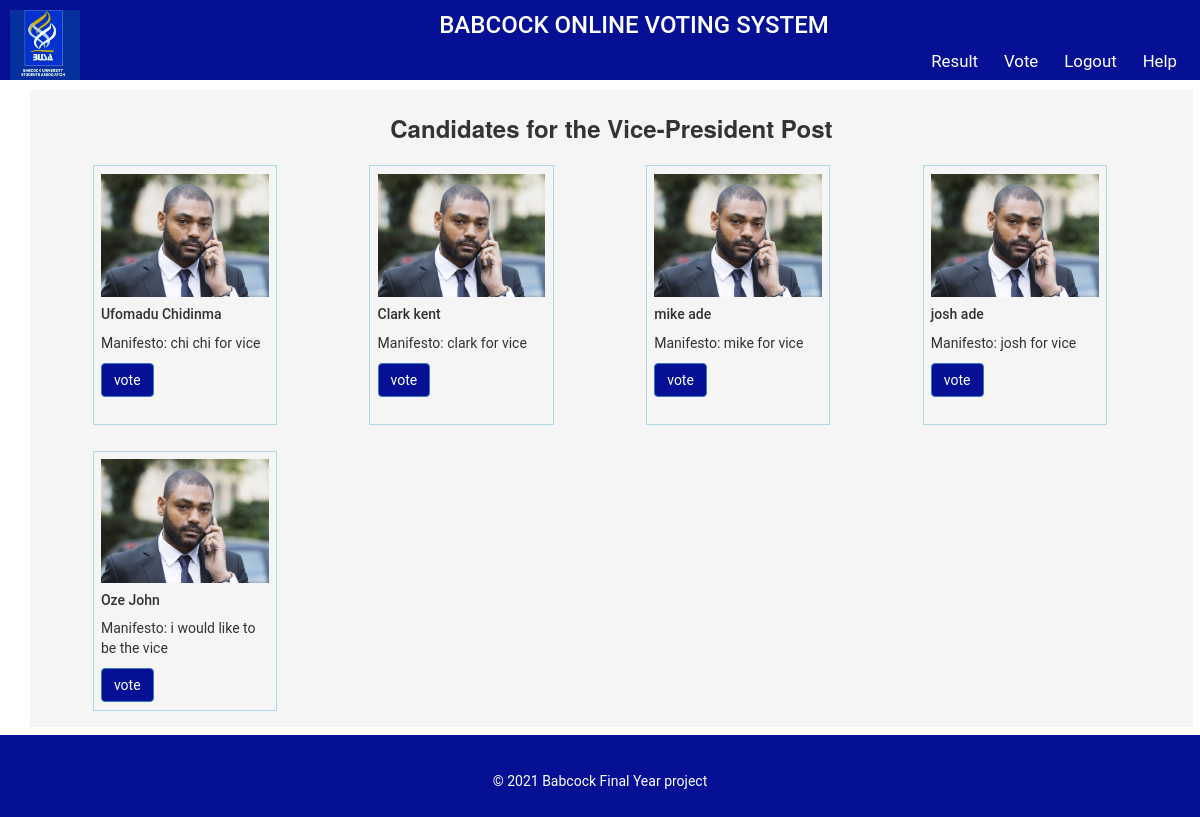
Screenshot of /vice (signed in) with the database file from the repository.
### website/models.py (models this page shows)
class vice(db.Model, UserMixin):
    id = db.Column(db.Integer, primary_key=True)
    firstname = db.Column(db.String(150))
    lastname = db.Column(db.String(150))
    email = db.Column(db.String(150), unique=True)
    vote_count = db.Column(db.Integer, default=0)
    manifesto = db.Column(db.String(1000))
    post = db.Column(db.String(150))

### website/auth.py (the view, shortened to what this page needs)
@auth.route('/vice', methods=['GET', 'POST'])
@login_required
def vice():
    data1 = db.session.query(can2.firstname, can2.lastname, can2.manifesto).all()
    user_id = current_user.id
    print("current user id:", user_id)
    polling_id = db.session.query(vice_poll).where(vice_poll.poll_id == user_id).first()
    print("polling id:", polling_id)
    return render_template("Vice.html", user=current_user, data1=data1)

### website/__init__.py (called while the page is built)
def create_app():
    app = Flask(__name__)
    app.secret_key = "3hhsddf sdfsafef"
    app.config['SQLALCHEMY_DATABASE_URI'] = f'sqlite:///{DB_NAME}'
    db.init_app(app)
    from .views import views
    from .auth import auth
    app.register_blueprint(views, url_prefix='/')
    app.register_blueprint(auth, url_prefix='/')
    from .models import students, president, vice, admin, poll
    create_database(app)
    login_manager = LoginManager()
    login_manager.login_view = 'auth.login'
    login_manager.init_app(app)
    @login_manager.user_loader
    def load_user(id):
        return students.query.get(int(id))
    return app

### website/templates/vice.html (shortened to what this page needs)
{% extends "base.html" %}  {% block title %}vice{% endblock %}  {% block content %}
<form method = "POST">
    <div class="vote-middle">
        <h3 class="title_vote">Candidates for the Vice-President Post</h3>
        {% for vicef, vicel, vice_man in data1 %}
            <div class="card">
                <div class="card-body">
                    <img class="card-img-top" src="static/images/kano3.jpg" alt="candidate one card image cap">
                    <h5 id="firstname" class="card-title"> {{vicef}} {{vicel}} </h5>
                    <p  class="card-text"> Manifesto: {{vice_man}}</p>
                    <button name="vote_btn" id="vote-btn" id="submit-btn1" type="submit" class="btn btn-primary" value={{vicef}}> vote</button>
                </div>
            </div>
        {% endfor%}
    </div>
</form>
{% endblock %}

### website/templates/base.html (shortened to what this page needs)
<!DOCTYPE html>
<html lang="en">
<head>
<link rel="stylesheet" type="text/css" href="{{url_for('static', filename='css/bootstrap.min.css') }} ">
<link rel="stylesheet" type="text/css" href="{{url_for('static', filename='style.css') }}" >
</head>
<body>
    <div class="main">
        <div class="top">
            <img src="static/images/BU.png" alt="">
            <h3>BABCOCK ONLINE VOTING SYSTEM</h3>
            {% if user.is_authenticated %}
                <a class="links" href="/help">Help</a>
                <a class="links" href="/logout">Logout</a>
                <a class="links" href="/Vote">Vote</a>
                <a class="links" href="/result">Result</a>
            {% else %}
                <a class="links" href="/help">Help</a>
                <a class="links" href="/sign_up">Sign Up</a>
                <a class="links" href="/login">Login</a>
                <a class="links" href="/home">Home</a>
            {% endif%}
        </div>
        <div id="footer" class="footer">
            <p> &copy 2021  Babcock Final Year project</p>
        </div>
    </div>
    <div class="container">
        {% block content %} {% endblock %}
    </div>
</body>
</html>

### website/static/style.css (style rules this page uses)
* { font-family: 'segoue UI', 'Roboto'; }
body { padding: 0px; margin: 0px; font-family: 'segoue UI', 'Roboto'; }
.top { padding: 10px; margin: 0px; background-color:#051094; height: 80px; }
.top img { height:70px; width: 70px; float: left; }
.top h3 { text-align: center; margin: 2px; color: white; font-family: 'segoue UI', 'Roboto'; }
.links { text-decoration: none; color: white; margin: 0px 10px 0px 10px; float: right; height: 40px; padding: 10px 3px 5px 3px; font-family: 'segoue UI', 'Roboto'; font-size:larger ; }
.footer { position:fixed; bottom:0; width: 100%; height:10%; background-color:#051094 ; padding: 3%; color: white; text-align: center; }
.main { color: #051094; font-family: 'segoue UI', 'Roboto'; }
.title_vote { text-align:center; font-weight:bold; }
.card img { width: 100%; }
h5 { font-family: 'segoue UI', 'Roboto'; }
.card { margin-top: 1.2%; margin-left: 5%; margin-right: 3%; margin-bottom: 1%; width: 16%; height: 260px; border:1px solid lightblue ; float: left; overflow:hidden; text:wrap; }
.card-body { padding: 4%; }
#vote-btn { background-color: #051094; }
.vote-middle { font-family: 'segoue UI', 'Roboto'; margin: 10px 10px 90px 0px; width: 102%; height: 100%; padding: 5px; overflow: hidden; background-color: whitesmoke; }

### rows the page displays
vice: firstname "Ufomadu", lastname "Chidinma", manifesto "chi chi for vice"
vice: firstname "Clark", lastname "kent", manifesto "clark for vice"
vice: firstname "mike", lastname "ade", manifesto "mike for vice"
vice: firstname "josh", lastname "ade", manifesto "josh for vice"
vice: firstname "Oze", lastname "John", manifesto "i would like to be the vice"
